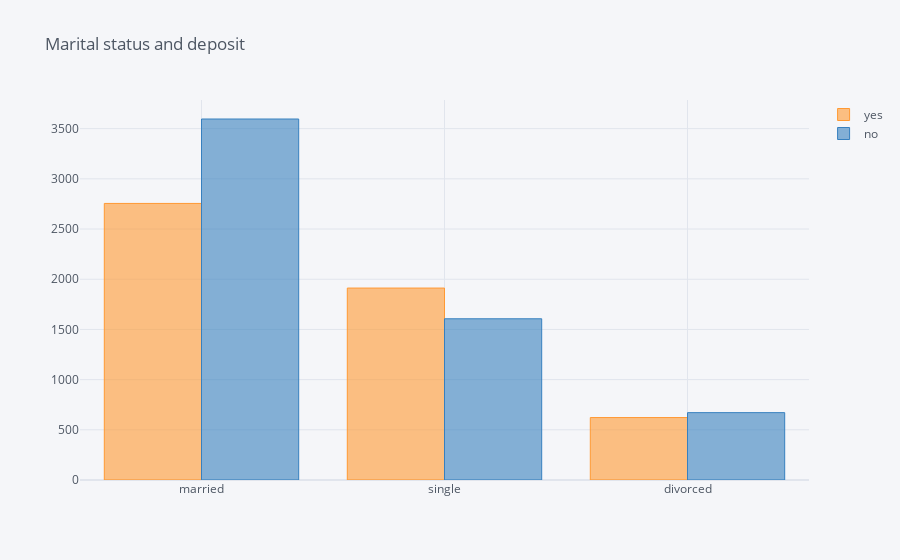

The code cell stored with this chart in its notebook:
### Code cell
#marital status and deposit
j_df = pd.DataFrame()

j_df['yes'] = data[data['deposit'] == 'yes']['marital'].value_counts()
j_df['no'] = data[data['deposit'] == 'no']['marital'].value_counts()

j_df.iplot(kind = 'bar', title = 'Marital status and deposit')

### Figure 1 — Plotly figure (JSON) as saved in the notebook; plotly's stock layout.template omitted (floating-point values rounded to 4 significant figures)
{"data": [{"marker": {"color": "rgba(255, 153, 51, 0.6)", "line": {"color": "rgba(255, 153, 51, 1.0)", "width": 1}}, "name": "yes", "orientation": "v", "text": "", "type": "bar", "x": ["married", "single", "divorced"], "y": [2755, 1912, 622]}, {"marker": {"color": "rgba(55, 128, 191, 0.6)", "line": {"color": "rgba(55, 128, 191, 1.0)", "width": 1}}, "name": "no", "orientation": "v", "text": "", "type": "bar", "x": ["married", "single", "divorced"], "y": [3596, 1606, 671]}], "layout": {"autosize": true, "legend": {"bgcolor": "#F5F6F9", "font": {"color": "#4D5663"}}, "paper_bgcolor": "#F5F6F9", "plot_bgcolor": "#F5F6F9", "title": {"font": {"color": "#4D5663"}, "text": "Marital status and deposit"}, "xaxis": {"autorange": true, "gridcolor": "#E1E5ED", "range": [-0.5, 2.5], "showgrid": true, "tickfont": {"color": "#4D5663"}, "title": {"font": {"color": "#4D5663"}, "text": ""}, "type": "category", "zerolinecolor": "#E1E5ED"}, "yaxis": {"autorange": true, "gridcolor": "#E1E5ED", "range": [0, 3785.0], "showgrid": true, "tickfont": {"color": "#4D5663"}, "title": {"font": {"color": "#4D5663"}, "text": ""}, "type": "linear", "zerolinecolor": "#E1E5ED"}}}
